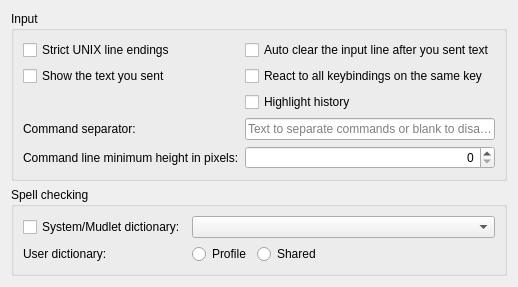
     <widget class="QWidget" name="tab_inputLine">
      <property name="sizePolicy">
       <sizepolicy hsizetype="Expanding" vsizetype="Expanding">
        <horstretch>0</horstretch>
        <verstretch>0</verstretch>
       </sizepolicy>
      </property>
      <attribute name="title">
       <string>Input line</string>
      </attribute>
      <layout class="QVBoxLayout" name="vBoxLayout_tab_inputline" stretch="0,0,0">
       <item>
        <widget class="QGroupBox" name="groupBox_input">
         <property name="enabled">
          <bool>true</bool>
         </property>
         <property name="title">
          <string>Input</string>
         </property>
         <layout class="QGridLayout" name="gridLayout_groupBox_input">
          <item row="0" column="0">
           <widget class="QCheckBox" name="USE_UNIX_EOL">
            <property name="sizePolicy">
             <sizepolicy hsizetype="MinimumExpanding" vsizetype="Fixed">
              <horstretch>0</horstretch>
              <verstretch>0</verstretch>
             </sizepolicy>
            </property>
            <property name="toolTip">
             <string>&lt;p&gt;Use strict UNIX line endings on commands for old UNIX servers that can't handle windows line endings correctly.&lt;/p&gt;</string>
            </property>
            <property name="text">
             <string>Strict UNIX line endings</string>
            </property>
           </widget>
          </item>
          <item row="0" column="1">
           <widget class="QCheckBox" name="auto_clear_input_line_checkbox">
            <property name="sizePolicy">
             <sizepolicy hsizetype="MinimumExpanding" vsizetype="Fixed">
              <horstretch>0</horstretch>
              <verstretch>0</verstretch>
             </sizepolicy>
            </property>
            <property name="text">
             <string>Auto clear the input line after you sent text</string>
            </property>
           </widget>
          </item>
          <item row="1" column="0">
           <widget class="QCheckBox" name="show_sent_text_checkbox">
            <property name="sizePolicy">
             <sizepolicy hsizetype="MinimumExpanding" vsizetype="Fixed">
              <horstretch>0</horstretch>
              <verstretch>0</verstretch>
             </sizepolicy>
            </property>
            <property name="toolTip">
             <string>&lt;p&gt;Echo the text you send in the display box.&lt;/p&gt;&lt;p&gt;&lt;i&gt;This can be disabled by the game server if it negotiates to use the telnet ECHO option.&lt;/i&gt;&lt;/p&gt;</string>
            </property>
            <property name="text">
             <string>Show the text you sent</string>
            </property>
           </widget>
          </item>
          <item row="1" column="1">
           <widget class="QCheckBox" name="checkBox_runAllKeyBindings">
            <property name="sizePolicy">
             <sizepolicy hsizetype="MinimumExpanding" vsizetype="Fixed">
              <horstretch>0</horstretch>
              <verstretch>0</verstretch>
             </sizepolicy>
            </property>
            <property name="toolTip">
             <string>&lt;p&gt;Check all Key-bindings against key-presses.&lt;/p&gt;&lt;p&gt;&lt;i&gt;Versions of Mudlet prior to &lt;b&gt;3.9.0&lt;/b&gt; would stop checking after the first matching combination of&lt;/i&gt; KeyCode &lt;i&gt;and&lt;/i&gt; KeyModifier &lt;i&gt;was found and then send the command and/or run the script of that Key-binding only.  This&lt;/i&gt; per-profile &lt;i&gt;option tells Mudlet to check and run the remaining matches; but, to retain compatibility with previous versions, defaults to the &lt;b&gt;un&lt;/b&gt;-checked state.&lt;/i&gt;&lt;/p&gt;</string>
            </property>
            <property name="text">
             <string>React to all keybindings on the same key</string>
            </property>
           </widget>
          </item>
          <item row="2" column="1">
           <widget class="QCheckBox" name="checkBox_highlightHistory">
            <property name="sizePolicy">
             <sizepolicy hsizetype="MinimumExpanding" vsizetype="Fixed">
              <horstretch>0</horstretch>
              <verstretch>0</verstretch>
             </sizepolicy>
            </property>
            <property name="toolTip">
             <string>&lt;p&gt;Highlights your input line text when scrolling through your history for easy cancellation.&lt;/p&gt;</string>
            </property>
            <property name="text">
             <string>Highlight history</string>
            </property>
           </widget>
          </item>
          <item row="3" column="0">
           <widget class="QLabel" name="label_commandSeparator">
            <property name="text">
             <string>Command separator:</string>
            </property>
            <property name="buddy">
             <cstring>command_separator_lineedit</cstring>
            </property>
           </widget>
          </item>
          <item row="3" column="1">
           <widget class="QLineEdit" name="command_separator_lineedit">
            <property name="sizePolicy">
             <sizepolicy hsizetype="MinimumExpanding" vsizetype="Fixed">
              <horstretch>0</horstretch>
              <verstretch>0</verstretch>
             </sizepolicy>
            </property>
            <property name="placeholderText">
             <string>Text to separate commands or blank to disable</string>
            </property>
           </widget>
          </item>
          <item row="4" column="0">
           <widget class="QLabel" name="label_commandLineMinimumHeight">
            <property name="text">
             <string>Command line minimum height in pixels:</string>
            </property>
            <property name="buddy">
             <cstring>commandLineMinimumHeight</cstring>
            </property>
           </widget>
          </item>
          <item row="4" column="1">
           <widget class="QSpinBox" name="commandLineMinimumHeight">
            <property name="sizePolicy">
             <sizepolicy hsizetype="Preferred" vsizetype="Preferred">
              <horstretch>0</horstretch>
              <verstretch>0</verstretch>
             </sizepolicy>
            </property>
            <property name="alignment">
             <set>Qt::AlignRight|Qt::AlignTrailing|Qt::AlignVCenter</set>
            </property>
            <property name="maximum">
             <number>300</number>
            </property>
           </widget>
          </item>
         </layout>
        </widget>
       </item>
       <item>
        <widget class="QGroupBox" name="groupBox_spellCheck">
         <property name="toolTip">
          <string notr="true"/>
         </property>
         <property name="title">
          <string>Spell checking</string>
         </property>
         <layout class="QGridLayout" name="gridLayout_groupBox_spellCheck">
          <item row="0" column="0">
           <widget class="QCheckBox" name="checkBox_spellCheck">
            <property name="toolTip">
             <string>&lt;p&gt;This option controls spell-checking on the command line in the main console for this profile.&lt;/p&gt;</string>
            </property>
            <property name="text">
             <string>System/Mudlet dictionary:</string>
            </property>
           </widget>
          </item>
          <item row="0" column="1" colspan="4">
           <widget class="QComboBox" name="comboBox_dictionary">
            <property name="sizePolicy">
             <sizepolicy hsizetype="MinimumExpanding" vsizetype="Fixed">
              <horstretch>0</horstretch>
              <verstretch>0</verstretch>
             </sizepolicy>
            </property>
           </widget>
          </item>
          <item row="2" column="0">
           <widget class="QLabel" name="label_radioButton_userDictionary">
            <property name="sizePolicy">
             <sizepolicy hsizetype="Minimum" vsizetype="Preferred">
              <horstretch>0</horstretch>
              <verstretch>0</verstretch>
             </sizepolicy>
            </property>
            <property name="text">
             <string>User dictionary: </string>
            </property>
           </widget>
          </item>
          <item row="2" column="1">
           <widget class="QRadioButton" name="radioButton_userDictionary_profile">
            <property name="toolTip">
             <string>&lt;p&gt;A user dictionary specific to this profile will be available. This will be on the command line (words which are in it will appear with a dashed cyan underline) and in the lua sub-system.&lt;/p&gt;</string>
            </property>
            <property name="text">
             <string>Profile</string>
            </property>
           </widget>
          </item>
          <item row="2" column="2">
           <widget class="QRadioButton" name="radioButton_userDictionary_common">
            <property name="toolTip">
             <string>&lt;p&gt;A user dictionary that is shared between all profiles (which have this option selected) will be available. This will be on the command line (words which are in it will appear with a dashed cyan underline) and in the lua sub-system.&lt;/p&gt;</string>
            </property>
            <property name="text">
             <string>Shared</string>
            </property>
           </widget>
          </item>
          <item row="2" column="4">
           <spacer name="horizontalSpacer_radioButtons_userDictionary">
            <property name="orientation">
             <enum>Qt::Horizontal</enum>
            </property>
            <property name="sizeHint" stdset="0">
             <size>
              <width>40</width>
              <height>20</height>
             </size>
            </property>
           </spacer>
          </item>
         </layout>
        </widget>
       </item>
       <item>
        <spacer name="verticalSpacer_inputLine">
         <property name="orientation">
          <enum>Qt::Vertical</enum>
         </property>
         <property name="sizeHint" stdset="0">
          <size>
           <width>0</width>
           <height>0</height>
          </size>
         </property>
        </spacer>
       </item>
      </layout>
     </widget>
